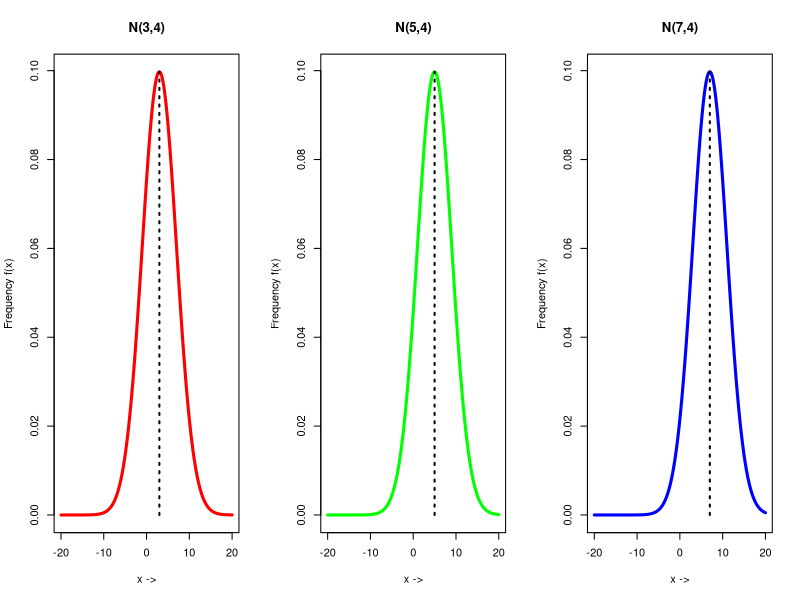
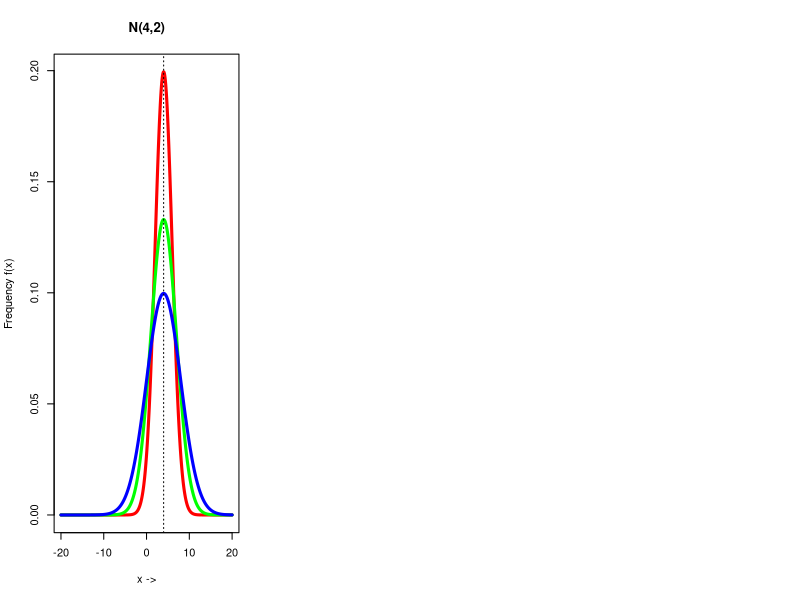
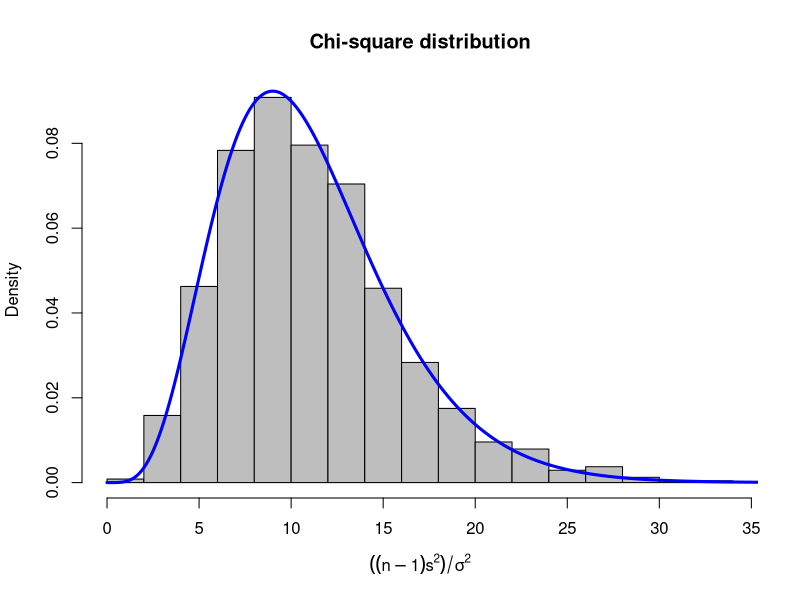
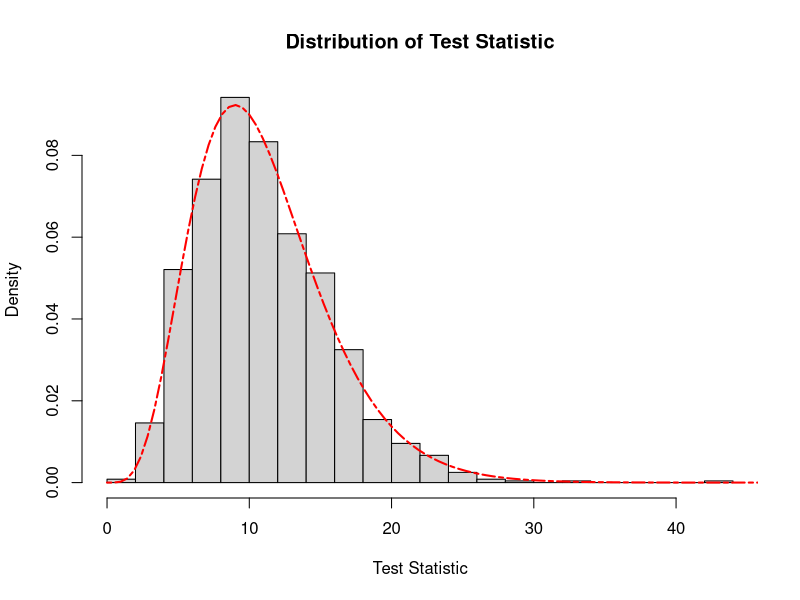
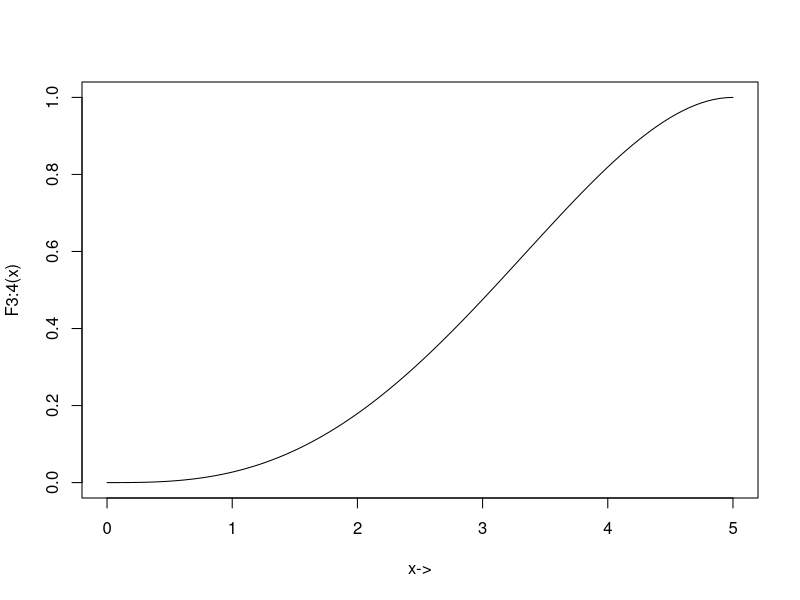
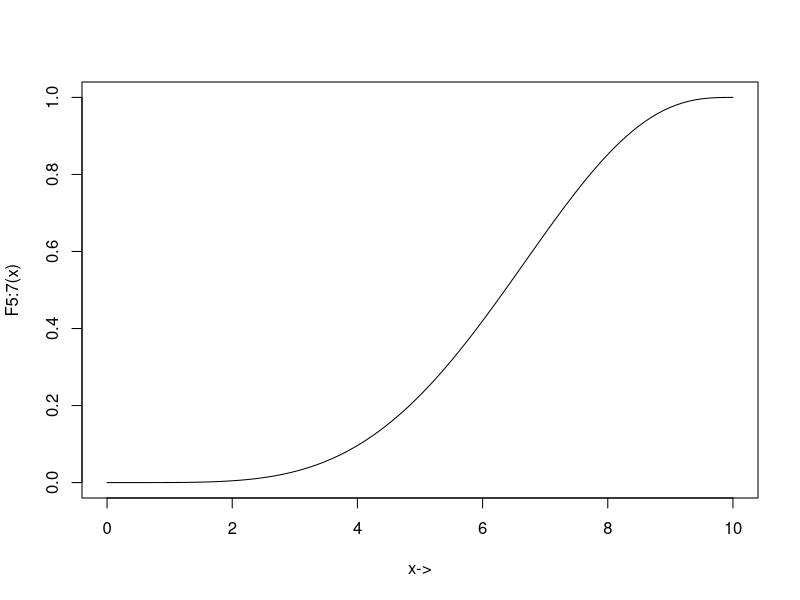
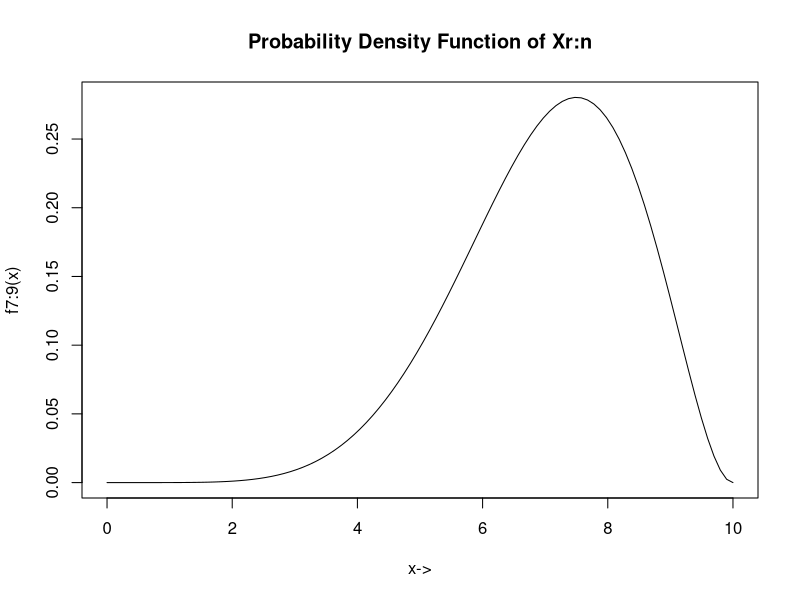

The R script that drew these images, in order:
## ---- chunk 1
set.seed(21)
par(mfrow = c(1, 3))
mu <- c(3, 5, 7)
sigma.2 <- c(16, 16, 16)
sigma <- sqrt(sigma.2)
colors <- c("red", "green", "blue")
labels <- paste0("N(", mu, ",", sigma, ")")
x <- seq(-20, 20, 0.01)

for(i in 1:length(mu)) {
  fx <- dnorm(x, mean = mu[i], sd = sigma[i])
  plot(x, fx, type="l", col = colors[i], lwd=3,
      main = labels[i], xlab = "x ->", 
      ylab = "Frequency f(x)")
  
  segments(x0 = mu[i], y0 = 0, x1 = mu[i], y1 = max(fx), lwd = 2, lty=3)
}
## ---- chunk 2
set.seed(2112)
mu <- c(4, 4, 4)
sigma.2 <- c(4, 9, 16)
sigma <- sqrt(sigma.2)
colors <- c("red", "green", "blue")
labels <- paste0("N(", mu, ",", sigma, ")")
x <- seq(-20, 20, 0.01)

for(i in 1:length(mu)) {
  fx <- dnorm(x, mean = mu[i], sd = sigma[i])
  if(i == 1) {
    plot(x, fx, type="l", col = colors[i], lwd=3,
        main = labels[i], xlab = "x ->", 
        ylab = "Frequency f(x)")
  } else {
    lines(x, fx, lwd=3, col=colors[i])
  }
}
abline(v=mu[1], lty=3) 

## ---- chunk 3
set.seed(221)
par(mfrow=c(1, 1))
n = 12
mu = 4
sigma = sqrt(9)
it = 1200

xvar = array()
for(i in 1:it) {
  x = rnorm(n, mu, sigma)
  xvar[i] = var(x)  
}
# xvar -> list of variances

x = ((n-1)*xvar)/sigma^2
hist(x, breaks = 15, freq = F, col = "gray", xlab = expression(((n-1)*s^2)/sigma^2), main="Chi-square distribution")

x.2 = seq(0,120, 0.01)
chisq.pdf = dchisq(x.2, df=n-1)
lines(x.2, chisq.pdf, col="blue", lwd=3)
## ---- chunk 4
set.seed(11)
#Generate 1200 random sample of size 12
n = 12
mu = 2
sigma = sqrt(9)

samples <- replicate(1200, rnorm(n, mean = mu, sd = sigma))
# samples

# apply(samples, 2, var)

#Calculate the test statistic for each sample
test_statistic <- (n-1)*(apply(samples, 2, var)/sigma^2)


hist(test_statistic, breaks = 25, probability= TRUE,
     main = "Distribution of Test Statistic",
     xlab="Test Statistic",
     ylab="Density")

# Plot the chi-square distribution with (n-1) degrees of freedom 
x <- seq(0, max(test_statistic)+5, length.out = 100)
lines(x, dchisq(x, df=n-1), col="red", lwd=2, lty=6)

#dchisq(x, df=n-1)
## ---- chunk 5
cdf_uniform <- function(x, a, b) {
  ifelse(x < 0, 0, ifelse(x > 5, 1, (x-a)/(b-a)))
}

Fr_n_eqn <- function(x, r, n) {
  sum_eqn <- ""
  for(j in r:n) {
    term <- paste0("(", n, "C", j, ")", "F(x)^", j, "[1-F(x)]^(",n, "-", j, ")")
    if(j < n) {
      sum_eqn = paste0(sum_eqn, term, "+")
    } else {
      sum_eqn = paste0(sum_eqn, term)
    }
  }
  return(sum_eqn)
}

Fr_n_value <- function(x, r, n, a, b) {
  cdf_x = cdf_uniform(x, a, b)
  sum_value = 0
  
  for(j in r:n) {
    sum_value = sum_value + choose(n, j)*(cdf_x^j)*(1-cdf_x)^(n-j)
  }
  return(sum_value)
}


# Results

r <- 3
n <- 4
a <- 0
b <- 5
x <- seq(a, b, length.out=100)

Fr_n_equation <- Fr_n_eqn(x, r, n)
Fr_n_values <- Fr_n_value(x, r, n, a, b)



cat("The distribution function F", r, ":", n, "(x) is given by :\n", Fr_n_equation)

plot(x, Fr_n_values, type="l", xlab = "x->", ylab = paste0("F", r, ":", n, "(x)"))

# P(x_3:4 > 2)
x_threshold <- 2
p_x3_gt_x <- 1 - Fr_n_value(x_threshold, r, n, a, b)
p_x3_gt_x
## ---- chunk 6
cdf_dis = function(x, a, b) {
  ifelse(x < a, 0, ifelse(x > b, 1, x / 10))
}

# pdf of order statistic
fr_n = function(x, r, n, a, b) {
  cdf_x = cdf_dis(x, a, b)
  pdf_x = 0.1
  
  numerator <- factorial(n) / (factorial(r-1)*factorial(n-r))
    prob_dist <- numerator * cdf_x^(r-1) * (1 - cdf_x)^(n-r)*pdf_x
    prob_dist
}

a = 0
b = 10
r = 5
n = 7

moment_k <- function(k, r, n, a, b) {
    integrand <- function(x) x^k * fr_n(x, r, n, a, b)
    moment <- integrate(integrand, a, b)$value
    moment
}

mean_x5 <- moment_k(1, r, n, a, b)
var_x5 <- moment_k(2, r, n, a, b) - mean_x5^2


cat("Mean of X_{(5)}:", mean_x5, "\n")
cat("Variance of X_{(5)}:", var_x5, "\n")


x_values = seq(a, b, length.out=100)
Fr_n_values = array()
for(i in 1:100) {
  Fr_n_values[i] = integrate(fr_n, a, x_values[i], r=r, n=n, a=a,  b=b)$value 
}

plot(x_values, Fr_n_values, type = "l", xlab = "x->", ylab=paste0("F", r, ":", n, "(x)"))
## ---- chunk 7

# kth moment of rth order statistic  = (3!*(k+r-1)!) / ((r-1)! * (k+3)!)
rm_uniform_order <- function(k, r) {
  (factorial(3)*factorial(k+r-1)) / (factorial(r-1)*factorial(k+3))
}

mean_X_1.3 = rm_uniform_order(k = 1, r = 1)
 var_X_1.3 = rm_uniform_order(k = 2, r = 1) - mean_X_1.3^2
mean_X_3.3 = rm_uniform_order(k = 1, r = 3)
 var_X_3.3 = rm_uniform_order(k = 2, r = 3) - mean_X_3.3^2
 
mean_X_1.3
var_X_1.3

mean_X_3.3
var_X_3.3
## ---- chunk 8
# kth moment of rth roder statistic when sample size is n
# PI_i=1^k ((r+i) / (n+i))
rm_uniform_order_n <- function(n, r, k) {
  mult = 1
  for(i in 1:k) {
    term = (r+i-1) / (n+i)
    mult = mult * term
  }
  return(mult)
}
mean_X_1.3 = rm_uniform_order_n(n = 3, r = 1, k = 1)
 var_X_1.3 = rm_uniform_order_n(n = 3, r = 1, k = 2) - mean_X_1.3^2
mean_X_3.3 = rm_uniform_order_n(n = 3, r = 3, k = 1)
 var_X_3.3 = rm_uniform_order_n(n = 3, r = 3, k = 2) - mean_X_3.3^2
 
mean_X_1.3
var_X_1.3

mean_X_3.3
var_X_3.3
## ---- chunk 9
# cdf 
cdf_uniform <- function (x, a, b) {
    ifelse(x < a, 0, ifelse(x > b, 1, (x - a) / (b - a)))
}

# fr:n
fr_n <- function (x, r, n, a, b) {
    cdf_x <- cdf_uniform(x, a, b)
    pdf_x <- 1 / (b - a)

    numerator <- factorial(n) / (factorial(r-1)*factorial(n-r))
    prob_dist <- numerator * cdf_x^(r-1) * (1 - cdf_x)^(n-r)*pdf_x
    prob_dist
}


a <- 0
b <- 10
n <- 9
r <- 7

x_values <- seq(a, b, length.out=100)

fr_n_values <- sapply(x_values, fr_n, r=r, n=n, a=a, b=b)

plot(x_values, fr_n_values, type="l", ylim=c(0, max(fr_n_values)), xlab="x->", ylab=paste0("f", r, ":", n, "(x)"), main=paste0("Probability Density Function of Xr:n"))

# int 2 to 10
p_x7_gt_2 <- integrate(fr_n, 2, b, r=r, n=n, a=a, b=b)$value
cat("P(X_{(7)} > 2):", p_x7_gt_2, "\n")

moment_k <- function(k, r, n, a, b) {
    integrand <- function(x) x^k * fr_n(x, r, n, a, b)
    moment <- integrate(integrand, a, b)$value
    moment
}

mean_x7 <- moment_k(1, r, n, a, b)
var_x7 <- moment_k(2, r, n, a, b) - mean_x7^2


cat("Mean of X_{(7)}:", mean_x7, "\n")
cat("Variance of X_{(7)}:", var_x7, "\n")

